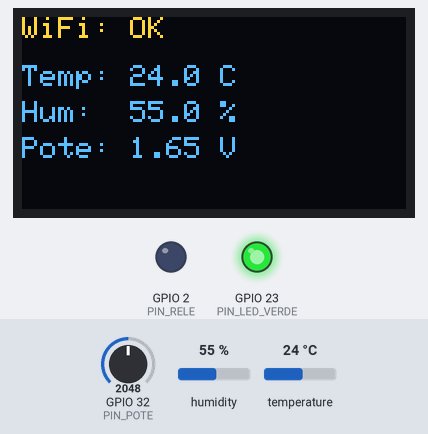
Simulated run of this program. Board: ESP32. Shown: 128×64 one-colour display, output pins drawn as LEDs (lit = HIGH). Inputs (shaded band) come from the test bench; at power-on: temperature 24 °C, GPIO 32 (PIN_POTE) = 2048, humidity 55 %. The OLED is the two-colour kind (top 16 rows yellow); WiFi joins after 1.5 s; servers stay silent unless stated; web services answer with replies made up by the test bench; what the program prints to the serial monitor is not drawn.

Above: at 7.2 s.
7.3 s: temperature set to 25.8 °C
At 11.3 s:
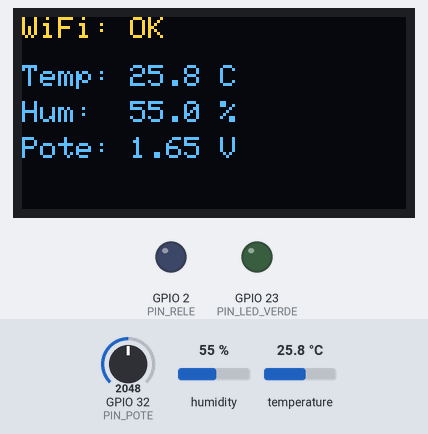
11.6 s: GPIO 32 (PIN_POTE) set to 2866
At 12.4 s:
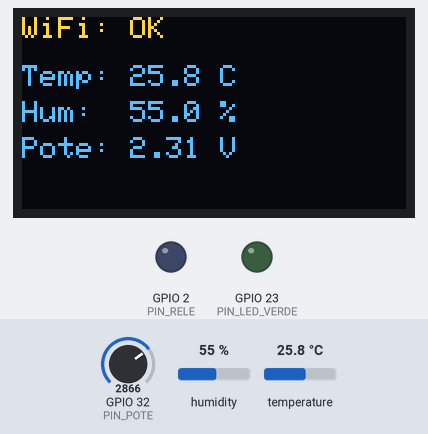
13.1 s: humidity set to 22 %
At 15.3 s:
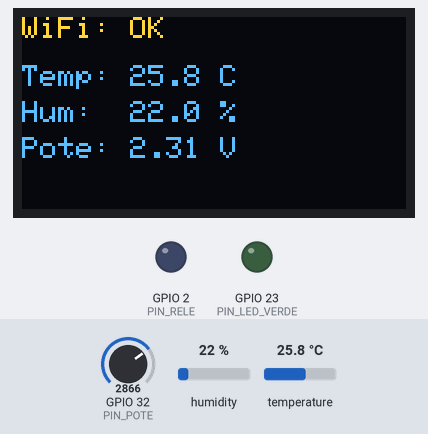
15.6 s: GPIO 32 (PIN_POTE) set to 3603
At 16.7 s:
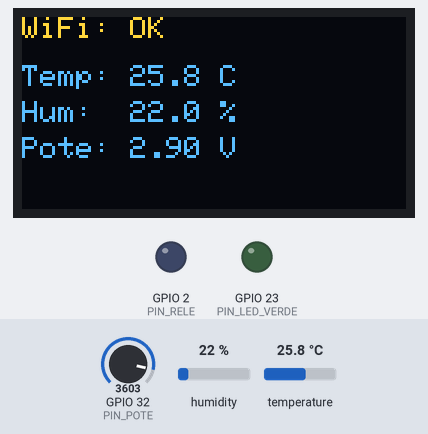
17.7 s: humidity set to 40 %
At 21.8 s:
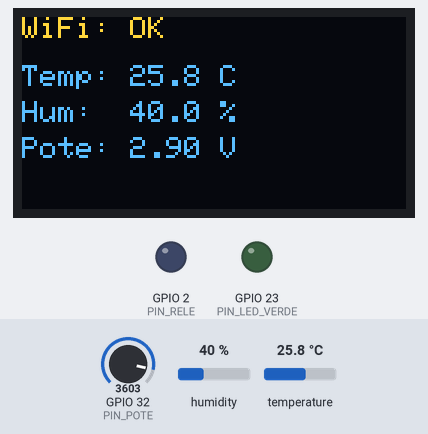
22.7 s: GPIO 32 (PIN_POTE) set to 4095
At 23.0 s:
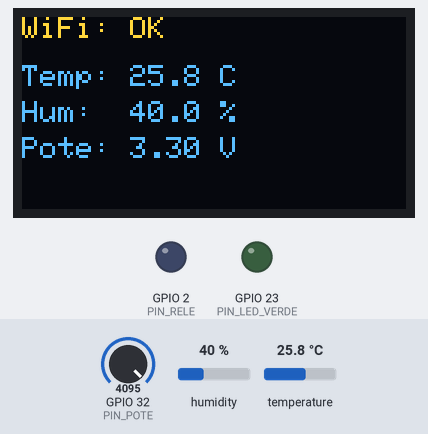
Timing chart, 0 to 25.2 s (numbered marks = the images above; inputs shaded):
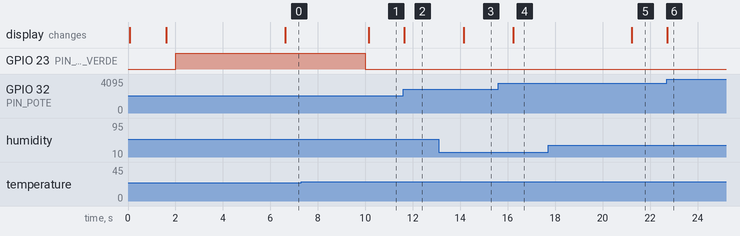

Measured:
- the behaviour switches between 25 and 25.1 °C on temperature (found by bisection; images 0 and 1)
- after the input at 7.3 s, GPIO 23 (PIN_LED_VERDE): HIGH → LOW after 2.7 s; the display: changes after 2.8 s (image 1)
- after the input at 11.6 s, the display: changes at once (image 2)
- after the input at 13.1 s, the display: changes after 1.0 s (image 3)
- after the input at 15.6 s, the display: changes after 0.63 s (image 4)
- after the input at 17.7 s, the display: changes after 3.5 s (image 5)
- after the input at 22.7 s, the display: changes at once (image 6)

The program:

main.cpp
```cpp
#include <Arduino.h>
#include <WiFi.h>
#include <Sensores.h>
#include <Actuadores.h>
#include <Pantalla.h>
#include <ClienteThingSpeak.h>
#include <BotControl.h>
#include "config.h"
#include "secrets.h"

Sensores           sensores(PIN_DHT, PIN_POTE);
Actuadores         actuadores(PIN_LED_VERDE, PIN_RELE);
Pantalla           pantalla;
ClienteThingSpeak  nube(TS_API_KEY, INTERVALO_THINGSPEAK_MS);
BotControl         bot(BOT_TOKEN, CHAT_ID_DEFAULT, sensores, actuadores, pantalla, nube, UMBRAL_VOLTAJE_V);

static void conectarWiFi() {
  pantalla.mostrarMensaje("Conectando WiFi...", WIFI_SSID);
  WiFi.begin(WIFI_SSID, WIFI_PASS);
  while (WiFi.status() != WL_CONNECTED) {
    delay(500);
    Serial.print(".");
  }
  Serial.println("\nWiFi conectado. IP: " + WiFi.localIP().toString());
  pantalla.mostrarMensaje("WiFi conectado", WiFi.localIP().toString());
}

void setup() {
  Serial.begin(115200);
  sensores.begin();
  actuadores.begin();
  if (!pantalla.begin()) {
    Serial.println(F("Fallo al inicializar la OLED"));
    for (;;);
  }
  conectarWiFi();
  bot.begin();
}

void loop() {
  sensores.actualizar();

  // LED verde = temperatura dentro de lo normal
  actuadores.setLedVerde(sensores.hayLectura() && sensores.temperatura() <= UMBRAL_TEMP_C);

  // Rele con apagado automatico (no bloqueante)
  if (actuadores.actualizar()) bot.notificar("Relé apagado automáticamente (se cumplió el tiempo).");

  // Envio periodico a ThingSpeak
  if (nube.debeEnviar() && sensores.hayLectura()) {
    nube.enviar(sensores.temperatura(), sensores.humedad(), sensores.voltaje());
  }

  bot.actualizar();   // comandos de Telegram + alerta del potenciometro

  pantalla.mostrarEstado(sensores.temperatura(), sensores.humedad(), sensores.voltaje(),
                         sensores.hayLectura(), WiFi.status() == WL_CONNECTED);

  if (WiFi.status() != WL_CONNECTED) WiFi.reconnect();
}
```

secrets.example.h
```cpp
#pragma once
// COMPLETAR con tus datos. No subir este archivo a un repositorio publico.
#define WIFI_SSID        "Wokwi-GUEST"
#define WIFI_PASS        ""
#define BOT_TOKEN        "PEGAR_TOKEN_DE_BOTFATHER"
#define CHAT_ID_DEFAULT  "PEGAR_TU_CHAT_ID"
#define TS_API_KEY       "PEGAR_WRITE_API_KEY_THINGSPEAK"
```

config.h
```cpp
#pragma once
#include <Arduino.h>

// ---- Pines (segun enunciado) ----
constexpr uint8_t PIN_DHT       = 33;
constexpr uint8_t PIN_POTE      = 32;  // ADC1
constexpr uint8_t PIN_LED_VERDE = 23;
constexpr uint8_t PIN_RELE      = 2;   // LED azul = rele / actuador principal

// ---- Umbrales y tiempos ----
constexpr float UMBRAL_TEMP_C     = 25.0;  // LED verde encendido si temp <= umbral
constexpr float UMBRAL_VOLTAJE_V  = 2.5;   // umbral critico del potenciometro
constexpr unsigned long INTERVALO_THINGSPEAK_MS = 20000; // minimo permitido: 15 s
```
